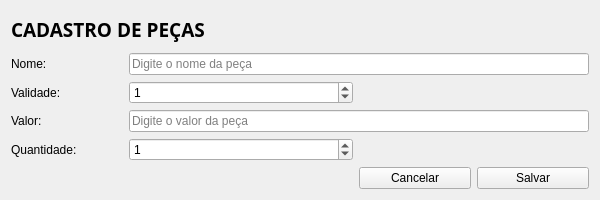
<?xml version="1.0" encoding="UTF-8"?>
<ui version="4.0">
 <class>Form</class>
 <widget class="QWidget" name="Form">
  <property name="windowModality">
   <enum>Qt::ApplicationModal</enum>
  </property>
  <property name="geometry">
   <rect>
    <x>0</x>
    <y>0</y>
    <width>600</width>
    <height>200</height>
   </rect>
  </property>
  <property name="sizePolicy">
   <sizepolicy hsizetype="Fixed" vsizetype="Fixed">
    <horstretch>0</horstretch>
    <verstretch>0</verstretch>
   </sizepolicy>
  </property>
  <property name="minimumSize">
   <size>
    <width>600</width>
    <height>200</height>
   </size>
  </property>
  <property name="maximumSize">
   <size>
    <width>600</width>
    <height>200</height>
   </size>
  </property>
  <property name="windowTitle">
   <string>Cadastro de Peças</string>
  </property>
  <layout class="QHBoxLayout" name="horizontalLayout">
   <item>
    <layout class="QGridLayout" name="gridLayout">
     <item row="0" column="0" colspan="5">
      <widget class="QLabel" name="label_4">
       <property name="font">
        <font>
         <family>Arial Black</family>
         <pointsize>14</pointsize>
         <weight>75</weight>
         <bold>true</bold>
        </font>
       </property>
       <property name="text">
        <string>CADASTRO DE PEÇAS</string>
       </property>
      </widget>
     </item>
     <item row="5" column="4">
      <widget class="QPushButton" name="salvar_btn">
       <property name="text">
        <string>Salvar</string>
       </property>
      </widget>
     </item>
     <item row="3" column="1" colspan="4">
      <widget class="QLineEdit" name="valor">
       <property name="placeholderText">
        <string>Digite o valor da peça</string>
       </property>
      </widget>
     </item>
     <item row="5" column="0" colspan="3">
      <spacer name="horizontalSpacer">
       <property name="orientation">
        <enum>Qt::Horizontal</enum>
       </property>
       <property name="sizeType">
        <enum>QSizePolicy::Preferred</enum>
       </property>
       <property name="sizeHint" stdset="0">
        <size>
         <width>40</width>
         <height>20</height>
        </size>
       </property>
      </spacer>
     </item>
     <item row="3" column="0">
      <widget class="QLabel" name="label_3">
       <property name="text">
        <string>Valor:</string>
       </property>
      </widget>
     </item>
     <item row="5" column="3">
      <widget class="QPushButton" name="cancelar_btn">
       <property name="text">
        <string>Cancelar</string>
       </property>
      </widget>
     </item>
     <item row="1" column="1" colspan="4">
      <widget class="QLineEdit" name="nome">
       <property name="placeholderText">
        <string>Digite o nome da peça</string>
       </property>
      </widget>
     </item>
     <item row="2" column="0">
      <widget class="QLabel" name="label_2">
       <property name="text">
        <string>Validade:</string>
       </property>
      </widget>
     </item>
     <item row="1" column="0">
      <widget class="QLabel" name="label">
       <property name="text">
        <string>Nome:</string>
       </property>
      </widget>
     </item>
     <item row="2" column="1" colspan="2">
      <widget class="QSpinBox" name="validade">
       <property name="toolTipDuration">
        <number>-1</number>
       </property>
       <property name="specialValueText">
        <string/>
       </property>
       <property name="value">
        <number>1</number>
       </property>
      </widget>
     </item>
     <item row="4" column="0">
      <widget class="QLabel" name="label_5">
       <property name="text">
        <string>Quantidade:</string>
       </property>
      </widget>
     </item>
     <item row="4" column="1" colspan="2">
      <widget class="QSpinBox" name="quantidade">
       <property name="value">
        <number>1</number>
       </property>
      </widget>
     </item>
    </layout>
   </item>
  </layout>
 </widget>
 <resources/>
 <connections/>
</ui>
